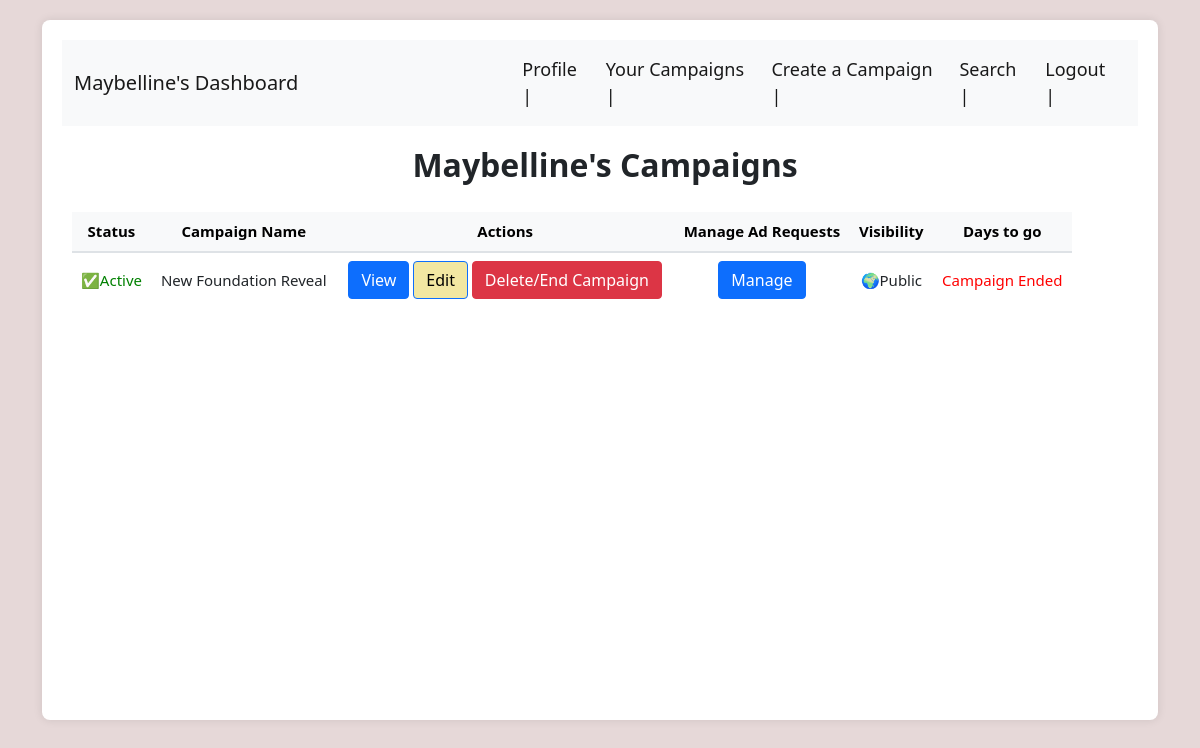
Page /sponsor/campaigns/4 on the committed database.
### backend/models.py (models this page shows)
class user_table(db.Model):
    __tablename__ = "user_table"
    id = db.Column(db.Integer, primary_key=True)
    email = db.Column(db.String, nullable=False)
    full_name = db.Column(db.String, nullable=False)
    user_name = db.Column(db.String, nullable=False)
    pwd = db.Column(db.String, nullable=False)
    role = db.Column(db.Integer, nullable=False)
    status = db.Column(db.Integer,nullable = False,default = 1)
    user_influencer = db.relationship("influencers", backref="user")
    user_sponsor = db.relationship("sponsors", backref="user")

class campaigns(db.Model):
    __tablename__ = "campaigns"
    id = db.Column(db.Integer, primary_key=True)
    sponsor_id = db.Column(db.Integer, db.ForeignKey('sponsors.id'))
    campaign_name = db.Column(db.String, nullable=False)
    campaign_desc = db.Column(db.String, nullable=False)
    campaign_status = db.Column(db.Integer, nullable=False, default=0)
    campaign_budget = db.Column(db.Integer, nullable=False)
    campaign_start_date = db.Column(db.Date, nullable=False)
    campaign_end_date = db.Column(db.Date, nullable=False)
    campaign_category = db.Column(db.String)
    campaign_visibility = db.Column(db.Integer, nullable=False, default=1)
    campaign_sponsor = db.relationship("sponsors", backref="campaign")

### backend/sponsor_controllers.py (the view)
@app.route("/sponsor/campaigns/<int:user_id>", methods=["GET", "POST"])
def sponsor_campaigns(user_id):
    sponsor_info = get_sponsor_info(user_id)
    campaigns_list = get_sponsor_campaigns(user_id)
    flagged_campaigns_list = flagged_campaigns()
    days_left_list = {}
    for campaign_id in campaigns_list.keys():
        campaign = campaigns.query.filter_by(id=campaign_id).first()
        days_left_list[campaign_id] = days_left(campaign)
    return render_template("sponsor_templates/sponsor-campaigns.html",id = user_id,campaigns_list = campaigns_list,sponsor_info = sponsor_info,days_left_list = days_left_list,flagged_campaigns_list = flagged_campaigns_list)

### backend/sponsor_controllers.py (called while the page is built)
def days_left(campaign):
    current_date = datetime.now().date()
    end_date = campaign.campaign_end_date
    days_left = (end_date - current_date).days
    return days_left

def get_sponsor_campaigns(user_id):
    campaigns_list = campaigns.query.filter_by(sponsor_id=user_id).all()
    campaigns_dict={}
    for campaign in campaigns_list:
        if campaign.id not in campaigns_dict.keys():
            campaigns_dict[campaign.id]=[campaign.campaign_name,campaign.sponsor_id,campaign.campaign_desc,campaign.campaign_status,campaign.campaign_budget,campaign.campaign_start_date,campaign.campaign_end_date,campaign.campaign_category,campaign.campaign_visibility]
            today_date = datetime.now().date()
            if today_date > campaign.campaign_end_date:
                campaign.campaign_status = 2
                db.session.commit()
    return dict(campaigns_dict)

def get_sponsor_info(user_id):
    user = user_table.query.filter_by(id=user_id).first() #user_table data
    sponsor = sponsors.query.filter_by(id=user_id).first() #sponsor table data
    user_info = {}
    user_info[user_id] = [user.email,user.full_name,user.user_name,user.pwd,user.role,user.status]
    user_info[user_id].append(sponsor.industry)
    user_info[user_id].append(sponsor.budget)
    return dict(user_info)

def flagged_campaigns():
    campaigns_list = campaigns.query.filter_by(campaign_status=0).all()
    campaigns_dict={}
    for campaign in campaigns_list:
        if campaign.id not in campaigns_dict.keys():
            campaigns_dict[campaign.id]=[campaign.campaign_name,campaign.sponsor_id,campaign.campaign_desc,campaign.campaign_status,campaign.campaign_budget,campaign.campaign_start_date,campaign.campaign_end_date]
    return dict(campaigns_dict)

### templates/sponsor_templates/sponsor-campaigns.html (shortened to what this page needs)
<!DOCTYPE html>
<html lang="en">
<head>
    <link rel = "stylesheet" href = "/static/sponsor.css">
    <link href="https://cdn.jsdelivr.net/npm/bootstrap@5.0.2/dist/css/bootstrap.min.css" rel="stylesheet">
    <link rel="stylesheet" href="https://cdn.jsdelivr.net/npm/bootstrap-icons@1.10.5/font/bootstrap-icons.css">
</head>
<body>
    <div class="container">
        <div class="panel">
            <nav class="navbar navbar-expand-lg navbar-light bg-light">
                <div class="container-fluid">
                    <a class="navbar-brand" style="font-size:20px;" href="#">{{ sponsor_info[id][1] }}'s Dashboard</strong></a>
                    <div class="collapse navbar-collapse" id="navbarNavDropdown">
                        <ul class="navbar-nav" style="font-size:18px;">
                            <li class="nav-item" style="margin-left: 200px">
                                <a class="nav-link active" aria-current="page" href="/sponsor/profile/{{id}}">Profile |</a>
                            </li>
                            <li class="nav-item">
                                <a class="nav-link active" aria-current="page" href="/sponsor/campaigns/{{id}}">Your Campaigns |</a>
                            </li>
                            <li class="nav-item">
                                <a class="nav-link active" aria-current="page" href="/sponsor/new_campaign/{{id}}">Create a Campaign |</a>
                            </li>
                            <li class="nav-item">
                                <a class="nav-link active" aria-current="page" href="/sponsor/search/{{id}}">Search |</a>
                            </li>
                            <li class="nav-item">
                                <a class="nav-link active" aria-current="page" href="/login">Logout |</a>
                            </li>
                        </ul>
                    </div>
                </div>
            </nav>
            <div style="margin-top: 20px;  margin-left: 10px; text-align: center;">
                <h2><b>{{ sponsor_info[id][1] }}'s Campaigns</b></h2>
                <div id="dashboard-tables" class="table-responsive" style="width: 1000px;">
                    {% if campaigns_list %}
                    <table class="table table-hover align-middle table-custom" style="border: none;font-size:15px">
                        <thead class="table-light">
                            <tr style="border-bottom: 2px solid #dee2e6;">
                                    <th scope="col">Status</th>
                                    <th scope="col">Campaign Name</th>
                                    <th scope="col">Actions</th>
                                    <th scope = "col">Manage Ad Requests</th>
                                    <th scope="col">Visibility</th>
                                    <th scope="col">Days to go</th>
                                </tr>
                            </thead>
                            <tbody>
                                {% for key, value in campaigns_list.items() %}
                                        <tr>
                                            <td style="border: none;">
                                                {% if value[3] == 0 %}
                                                    <span style="color: red;" title="Flagged">⚠️Flagged</span>
                                                {% elif value[3] == 2 %}
                                                    <span style="color: red;" title="Ended">&#10060;Ended</span>
                                                {% else %}
                                                    <span style="color: green;" title="Active">✅Active</span>
                                                {% endif %}
                                            </td>
                                            <td style="border: none;">{{ value[0] }}</td>
                                            <td style="border: none;">
                                                <div style="text-align: center;">
                                                    <button type="button" class="btn btn-primary" data-bs-toggle="modal" data-bs-target="#viewModal" data-name="{{ value[0] }}" data-sponsor="{{ sponsor_info[id][1] }}" data-desc="{{ value[2] }}" data-status="{{ value[3] }}" data-budget="{{ value[4] }}" data-start="{{ value[5] }}" data-end="{{ value[6] }}" data-category = "{{ value[7]}}">
                                                        View
                                                    </button>
                                                    {% if value[3] == 1 %}
                                                    <button type="button" class="btn btn-primary" style="background-color: rgba(242, 231, 161, 0.985); color: black" data-bs-toggle="modal" data-bs-target="#editCampaignModal" data-val="{{key}}#{{value[0]}}#{{value[2]}}#{{value[3]}}#{{value[4]}}#{{value[5]}}#{{value[6]}}#{{value[7]}}#value[8]">
                                                        Edit
                                                    </button>
                                                    <button type="button" class="btn btn-danger" data-bs-toggle="modal" data-bs-target="#deleteCampaignModal" data-id="{{ key }}" data-name="{{value[0]}}" data-description="{{ value[2] }}">
                                                        Delete/End Campaign
                                                    </button>
                                                    {% endif %}
                                                </div>
                                            </td>
                                            {% if value[3] == 1 %}
                                                <td style="border: none;">
                                                    <a href="/sponsor/manage_requests/{{key}}" class="btn btn-primary">Manage</a>
                                                </td>
                                            {% else %}
                                                <td style="border: none;">
                                                    <button type="button" class="btn btn-primary disabled">Manage</button>
                                                </td>
                                            {% endif %}
                                            <td style="border: none;">
                                                {% if value[8] == 1 %}
                                                    <span >&#127757Public</span>
                                                {% else %}
                                                    <span>&#128274Private</span>
                                                {% endif %}
                                            <td style="border: none;">
                                                {% if days_left_list[key] < 0 %}
                                                <span style ="color : red;">Campaign Ended</span>
                                                {% else %}
                                                  {{ days_left_list[key] }}
                                                {% endif %}
                                            </td>
                                        </tr>
                                {% endfor %}
                            </tbody>
                        </table>
                    {% else %}
                        <h2>No Campaigns available</h2>
                    {% endif %}
                </div>
                <br>
                <br>
            </div>
</body>
</html>

### static/sponsor.css (style rules this page uses)
body { background-color: #ffffff; }
.container { padding: 20px; }
.panel { background: rgb(255, 255, 255); border-radius: 8px; box-shadow: 0 0 10px rgba(0, 0, 0, 0.1); padding: 20px; min-height : 700px }
.table-custom { margin-top: 20px; size: 15px; }
.navbar-brand { color: #dbd0d0; }
.nav-link { color: #ffffff; }

### templates/sponsor_templates/sponsor-campaigns.html (style rules this page uses)
body { background-color: #e6d8d8; }

### rows in the picture
user_table: full_name "Maybelline"
campaigns: campaign_name "New Foundation Reveal"
